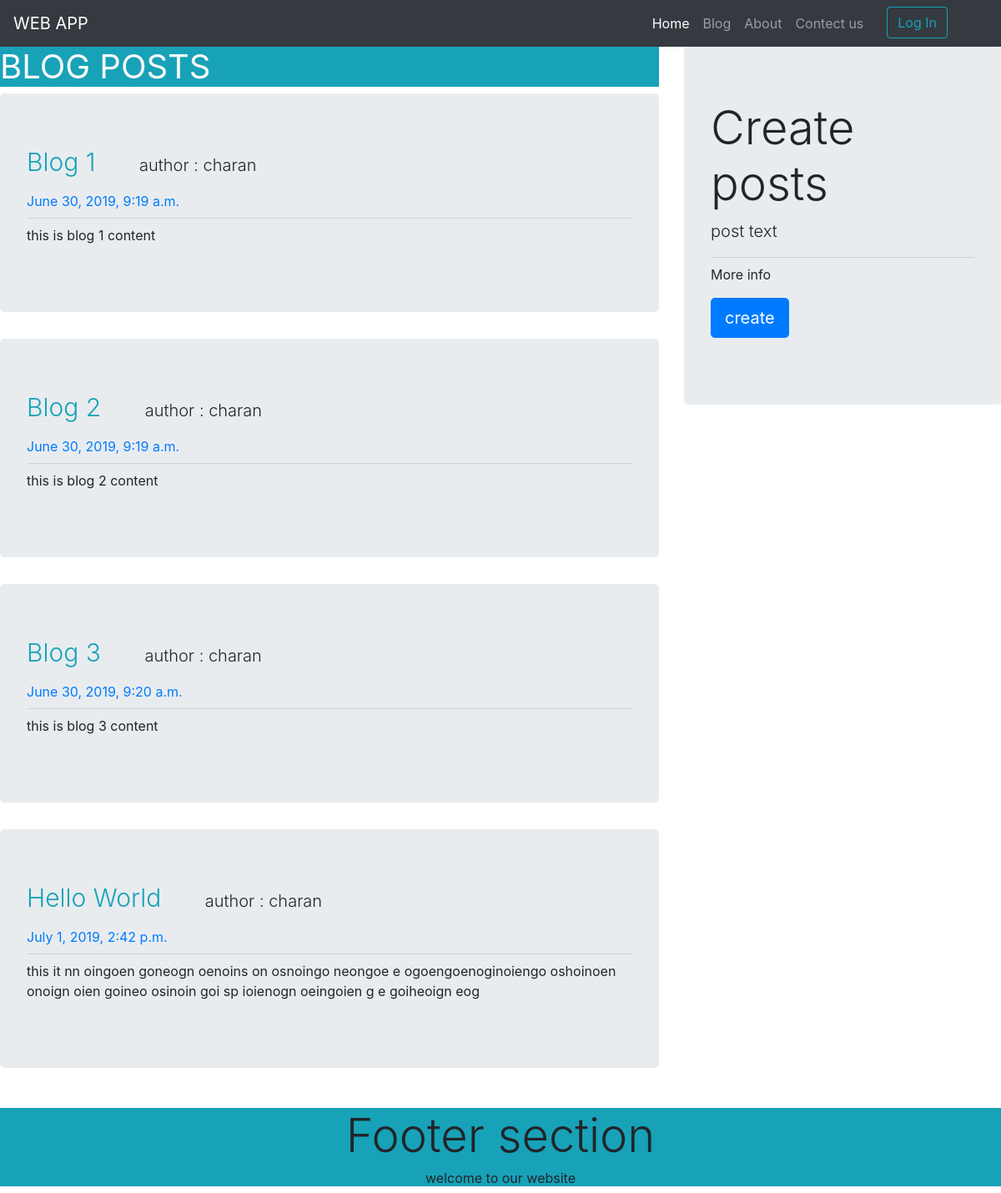
Screenshot of /blog/ with the database file from the repository.
### myapp/models.py (models this page shows)
class post(models.Model):
    title = models.CharField( max_length=50)
    content = models.TextField()
    date_posted = models.DateTimeField(default=timezone.now )
    author = models.ForeignKey(User, on_delete=models.CASCADE)

### myapp/views.py (the view)
# urls.py: 2. Add a URL to urlpatterns:  path('blog/', include('blog.urls'))
def blog(request):
    posts = post.objects.all()
    return render(request,'blog.html',{
        'posts':posts
    })

### templates/blog.html
{% extends 'base.html' %}
{% block content %}
<div class="row">
    <div class="col-md-8">
            <h1 class="text-light bg-info " style="font-weight:400">BLOG POSTS</h1>
            {% for post in posts %}
            <div class="jumbotron ">
                <h1 class="display-4 text-info" style="font-size: 30px;display:inline;text-transform:capitalize">{{ post.title}}</h1>
                <p class="lead  ml-5" style="display:inline">author : {{post.author.username}}</p> <p class="text-primary"style="margin:1rem 0 .5rem 0">{{post.date_posted}}</p>
                <hr class="my-2">
                <p>{{post.content}}</p>
         </div>
            {% endfor %}
        </div>
        <div class="col-md-4 " >
            <div class="jumbotron">
                <h1 class="display-4">Create posts</h1>
                <p class="lead">post text</p>
                <hr class="my-2">
                <p>More info</p>
                <p class="lead">
                    <a class="btn btn-primary btn-lg" href="" role="button">create</a>
                </p>
            </div>
        </div>
    </div>
{% endblock content %}

### templates/base.html (shortened to what this page needs)
<!doctype html>
{% load static %}
<html lang="en">
  <head>
    <link rel="stylesheet" href="https://stackpath.bootstrapcdn.com/bootstrap/4.3.1/css/bootstrap.min.css">
    <link rel="stylesheet" href="{% static 'css/style.css'%}">
  </head>
  <body>
<header>
   <nav class="navbar navbar-expand-sm navbar-dark bg-dark">
       <a class="navbar-brand" href="#">WEB APP</a>
       <div class="collapse navbar-collapse" id="collapsibleNavId">
           <ul class="navbar-nav ml-auto mr-5 mt-2 mt-lg-0">
               <li class="nav-item active">
                   <a class="nav-link" href="{% url 'home' %}">Home </a>
               </li>
               <li class="nav-item dropdown">
                   <a class="nav-link " href="{% url 'blog' %}" >Blog</a>
               </li>
               <li class="nav-item">
                   <a class="nav-link" href="{% url 'about' %}">About</a>
               </li>
               <li class="nav-item dropdown">
                   <a class="nav-link " href="{% url 'contect' %}" >Contect us</a>
               </li>
             <li class='ml-1'>
              <a class='btn btn-md btn-outline-info ' href="{% url 'login' %}">Log In</a>
             </li>
           </ul>
       </div>
   </nav>
      {% block content %}
      {% endblock %}
      <footer class="bg-info mt-3">
        <h1 class="display-4 text-center ">Footer section</h1>
        <h6 class="text-center" style="font-weight:400">welcome to our website</h6>
      </footer>
  </body>
</html>

### static/css/style.css (style rules this page uses)
h1 { font: outline; }

### rows the page displays
post: title "Blog 1", author.username "charan", date_posted "June 30, 2019, 9:19 a.m.", content "this is blog 1 content"
post: title "Blog 2", author.username "charan", date_posted "June 30, 2019, 9:19 a.m.", content "this is blog 2 content"
post: title "Blog 3", author.username "charan", date_posted "June 30, 2019, 9:20 a.m.", content "this is blog 3 content"
post: title "Hello World", author.username "charan", date_posted "July 1, 2019, 2:42 p.m.", content "this it nn oingoen goneogn oenoins on osnoingo neongoe e ogoengoenoginoiengo oshoinoen onoign oien goineo osinoin goi sp ioienogn oeingoien g e goiheoign eog"
